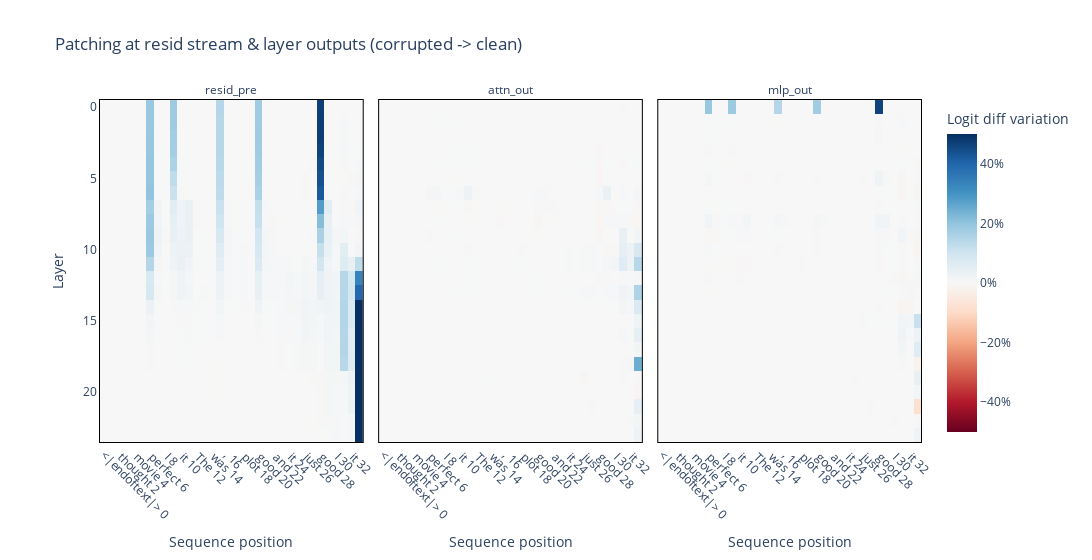

Notebook code cell kept with this figure:
### Code cell
assert results.keys() == {"resid_pre", "attn_out", "mlp_out"}
labels = [f"{tok} {i}" for i, tok in enumerate(model.to_str_tokens(clean_tokens[0]))]
imshow_p(
    torch.stack([r.T for r in results.values()]) * 100, # we transpose so layer is on the y-axis
    facet_col=0,
    facet_labels=["resid_pre", "attn_out", "mlp_out"],
    title="Patching at resid stream & layer outputs (corrupted -> clean)",
    labels={"x": "Sequence position", "y": "Layer", "color": "Logit diff variation"},
    x=labels,
    xaxis_tickangle=45,
    coloraxis=dict(colorbar_ticksuffix = "%"),
    border=True,
    width=1300,
    zmin=-50,
    zmax=50,
    margin={"r": 100, "l": 100}
)

### Figure 1 — Plotly figure (JSON) as saved in the notebook; plotly's stock layout.template omitted (floating-point values rounded to 4 significant figures; data arrays with more than 128 entries replaced by an {"elided": "..."} marker saying what was removed)
{"data": [{"coloraxis": "coloraxis", "hovertemplate": "Sequence position: %{x}<br>Layer: %{y}<br>Logit diff variation: %{z}<extra></extra>", "name": "0", "type": "heatmap", "x": ["<|endoftext|> 0", "I 1", " thought 2", " this 3", " movie 4", " was 5", " perfect 6", ", 7", " I 8", " loved 9", " it 10", ". 11", " The 12", " acting 13", " was 14", " fantastic 15", ", 16", " the 17", " plot 18", " was 19", " good 20", ", 21", " and 22", " overall 23", " it 24", " was 25", " just 26", " very 27", " good 28", ". 29", " I 30", " felt 31", " it 32", " was 33"], "xaxis": "x", "yaxis": "y", "z": {"elided": "24x34 float values"}}, {"coloraxis": "coloraxis", "hovertemplate": "Sequence position: %{x}<br>Layer: %{y}<br>Logit diff variation: %{z}<extra></extra>", "name": "1", "type": "heatmap", "x": ["<|endoftext|> 0", "I 1", " thought 2", " this 3", " movie 4", " was 5", " perfect 6", ", 7", " I 8", " loved 9", " it 10", ". 11", " The 12", " acting 13", " was 14", " fantastic 15", ", 16", " the 17", " plot 18", " was 19", " good 20", ", 21", " and 22", " overall 23", " it 24", " was 25", " just 26", " very 27", " good 28", ". 29", " I 30", " felt 31", " it 32", " was 33"], "xaxis": "x2", "yaxis": "y2", "z": {"elided": "24x34 float values"}}, {"coloraxis": "coloraxis", "hovertemplate": "Sequence position: %{x}<br>Layer: %{y}<br>Logit diff variation: %{z}<extra></extra>", "name": "2", "type": "heatmap", "x": ["<|endoftext|> 0", "I 1", " thought 2", " this 3", " movie 4", " was 5", " perfect 6", ", 7", " I 8", " loved 9", " it 10", ". 11", " The 12", " acting 13", " was 14", " fantastic 15", ", 16", " the 17", " plot 18", " was 19", " good 20", ", 21", " and 22", " overall 23", " it 24", " was 25", " just 26", " very 27", " good 28", ". 29", " I 30", " felt 31", " it 32", " was 33"], "xaxis": "x3", "yaxis": "y3", "z": {"elided": "24x34 float values"}}], "layout": {"annotations": [{"font": {}, "showarrow": false, "text": "resid_pre", "x": 0.16, "xanchor": "center", "xref": "paper", "y": 1, "yanchor": "bottom", "yref": "paper"}, {"font": {}, "showarrow": false, "text": "attn_out", "x": 0.5, "xanchor": "center", "xref": "paper", "y": 1, "yanchor": "bottom", "yref": "paper"}, {"font": {}, "showarrow": false, "text": "mlp_out", "x": 0.84, "xanchor": "center", "xref": "paper", "y": 1, "yanchor": "bottom", "yref": "paper"}], "coloraxis": {"cmax": 50, "cmid": 0, "cmin": -50, "colorbar": {"ticksuffix": "%", "title": {"text": "Logit diff variation"}}, "colorscale": [[0, "rgb(103,0,31)"], [0.1, "rgb(178,24,43)"], [0.2, "rgb(214,96,77)"], [0.3, "rgb(244,165,130)"], [0.4, "rgb(253,219,199)"], [0.5, "rgb(247,247,247)"], [0.6, "rgb(209,229,240)"], [0.7, "rgb(146,197,222)"], [0.8, "rgb(67,147,195)"], [0.9, "rgb(33,102,172)"], [1, "rgb(5,48,97)"]]}, "margin": {"l": 100, "r": 100}, "title": {"text": "Patching at resid stream & layer outputs (corrupted -> clean)"}, "width": 1300, "xaxis": {"anchor": "y", "constrain": "domain", "domain": [0, 0.32], "linecolor": "black", "linewidth": 1, "mirror": true, "scaleanchor": "y", "showline": true, "tickangle": 45, "title": {"text": "Sequence position"}}, "xaxis2": {"anchor": "y2", "domain": [0.34, 0.66], "linecolor": "black", "linewidth": 1, "matches": "x", "mirror": true, "showline": true, "tickangle": 45, "title": {"text": "Sequence position"}}, "xaxis3": {"anchor": "y3", "domain": [0.68, 1.0], "linecolor": "black", "linewidth": 1, "matches": "x", "mirror": true, "showline": true, "tickangle": 45, "title": {"text": "Sequence position"}}, "yaxis": {"anchor": "x", "autorange": "reversed", "constrain": "domain", "domain": [0, 1], "linecolor": "black", "linewidth": 1, "mirror": true, "showline": true, "title": {"text": "Layer"}}, "yaxis2": {"anchor": "x2", "domain": [0, 1], "linecolor": "black", "linewidth": 1, "matches": "y", "mirror": true, "showline": true, "showticklabels": false}, "yaxis3": {"anchor": "x3", "domain": [0, 1], "linecolor": "black", "linewidth": 1, "matches": "y", "mirror": true, "showline": true, "showticklabels": false}}}
